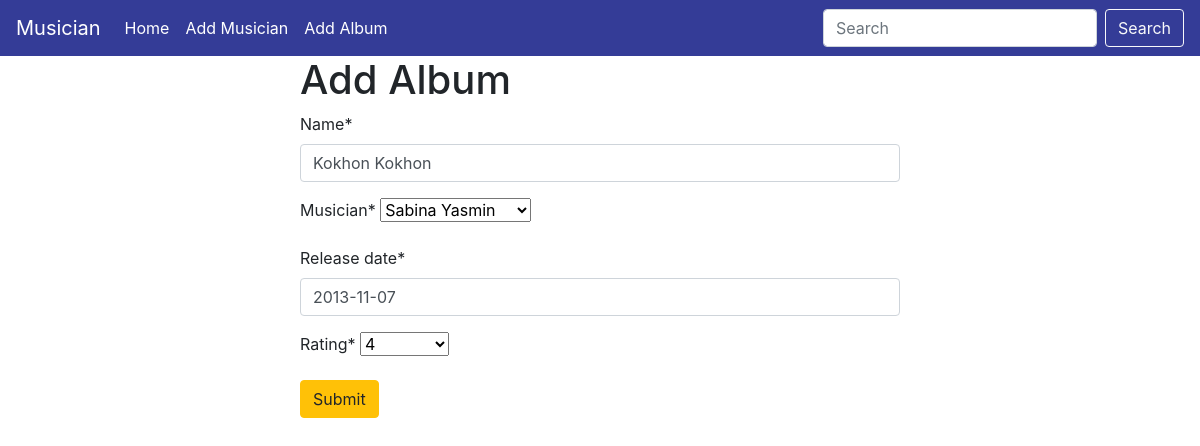
/album/edit/8, run on the app's committed database.
### Album/models.py (models this page shows, shortened)
class album(models.Model):
    name=models.CharField( max_length=50)
    musician=models.ForeignKey(musician,on_delete=models.CASCADE)
    release_date=models.DateField()
    rating = models.IntegerField(choices=((1, '1'), (2, '2'), (3, '3'), (4, '4'), (5, '5')))

### Album/views.py (the view)
# urls.py: path('edit/<int:id>',views.edit_album,name='edit_album'),
def edit_album(request,id):
    alb=models.album.objects.get(pk=id)
    album_form=forms.albumForm(instance=alb)
    if request.method=='POST':
        album_form=forms.albumForm(request.POST,instance=alb)
        if album_form.is_valid():
            album_form.save()
            return redirect('homepage')
    return render(request,'add_album.html',{'form':album_form})

### Album/forms.py
class albumForm(forms.ModelForm):
    class Meta:
        model=album
        fields='__all__'

### Musician/models.py (called while the page is built)
    def __str__(self):
        return f'{self.first_name} {self.last_name}'

### Album/templates/add_album.html (shortened to what this page needs)
{% extends "base.html" %}
{%  load crispy_forms_tags %}
{% block content %}
<form style="width:50% ; margin : auto" method="post">
    <h1>Add Album</h1>
{{form | crispy}}
<button class="btn btn-warning">Submit</button>
{% endblock content %}

### data on the page
album: name "Kokhon Kokhon", musician "Sabina Yasmin", release_date "2013-11-07", rating "4"
